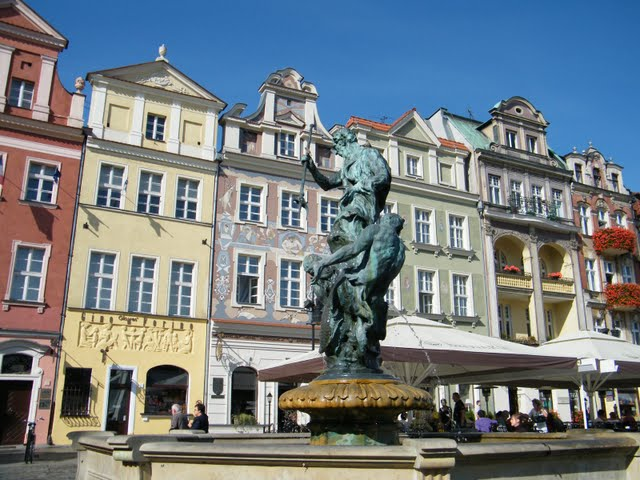
#> input picture postcards/rynek.png, 640 x 480 px, found by its file name
$ python poznan.py
#> lines starting #> are read from the running program, lines starting #| are printed output that depends on the picture

from PIL import Image
from PIL import ImageDraw, ImageFont

market = Image.open('pillow/rynek.png')
#> market is the input picture: PIL image 640x480 RGB; mean R, G, B 116.2, 125.2, 130.4
cathedral = Image.open('pillow/katedra.png')
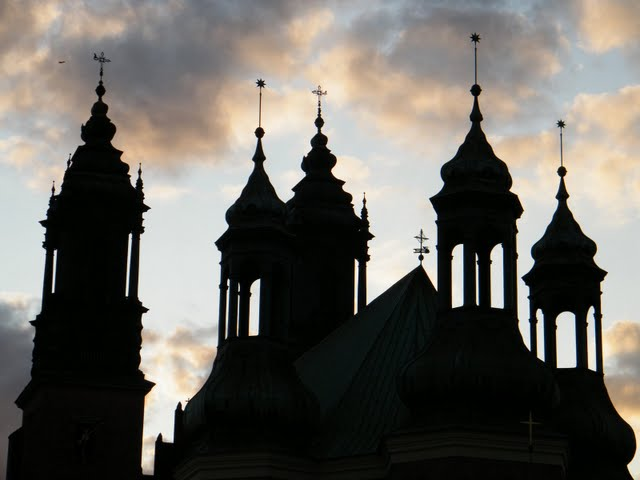
#> input picture postcards/katedra.png, 640 x 480 px, found by its file name
#> cathedral is the input picture: PIL image 640x480 RGB; mean R, G, B 104.3, 101.5, 95.8
hotel = Image.open('pillow/hotel.png')
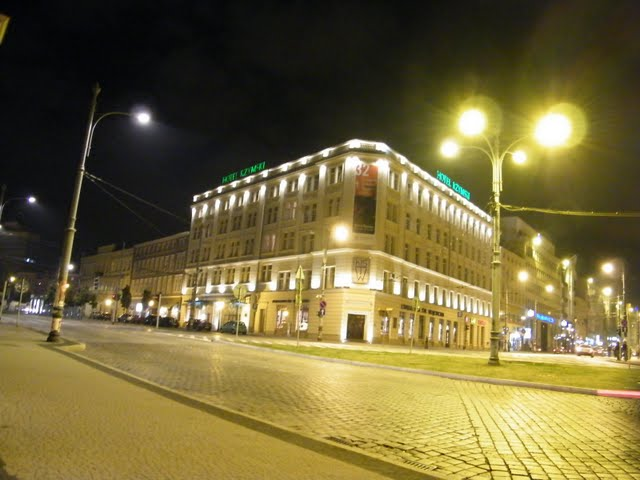
#> input picture postcards/hotel.png, 640 x 480 px, found by its file name
#> hotel is the input picture: PIL image 640x480 RGB; mean R, G, B 115, 103.1, 58.2
bridge = Image.open('pillow/most.png')
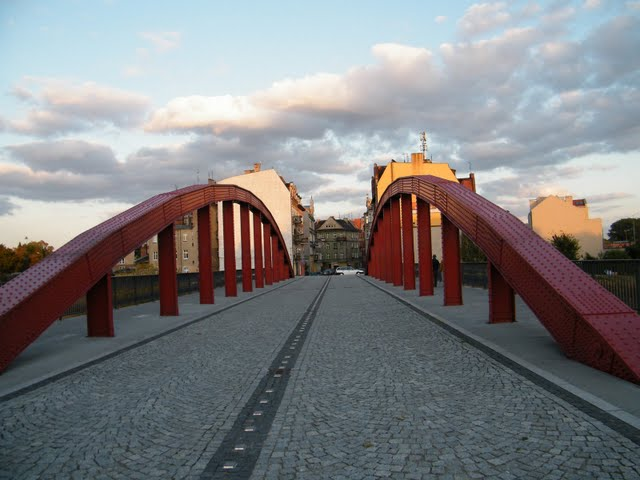
#> input picture postcards/most.png, 640 x 480 px, found by its file name
#> bridge is the input picture: PIL image 640x480 RGB; mean R, G, B 127.6, 127.7, 129.7

poznan = Image.new('RGB', (1280, 960), 'white')
#> poznan: PIL image 1280x960 RGB; every value is 255

poznan.paste(market, (0, 0))
poznan.paste(cathedral, (640, 0))
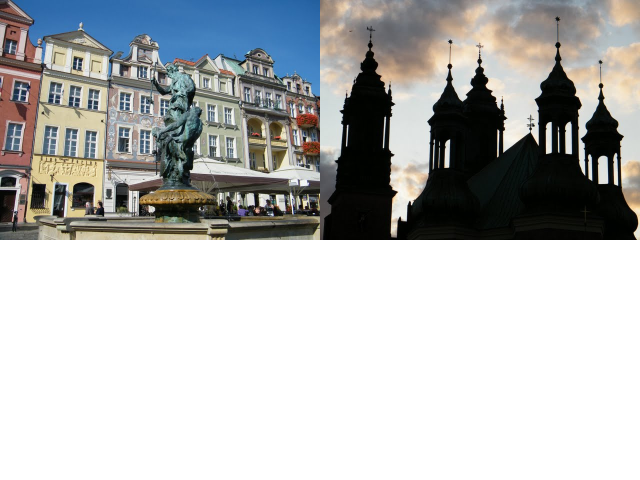
#> poznan: PIL image 1280x960 RGB (shown at 1/2 size); mean R, G, B 182.6, 184.2, 184
poznan.paste(hotel, (0, 480))
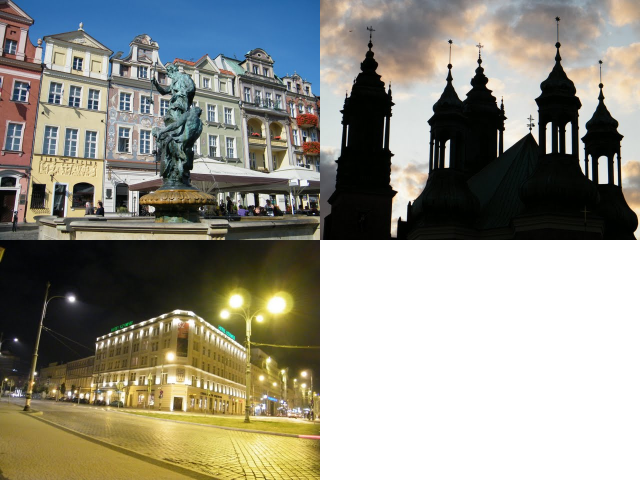
#> poznan: PIL image 1280x960 RGB (shown at 1/2 size); mean R, G, B 147.6, 146.2, 134.8
poznan.paste(bridge, (640, 480))
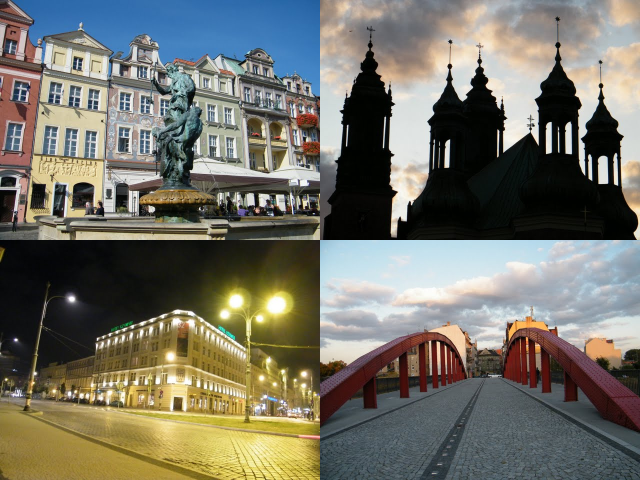
#> poznan: PIL image 1280x960 RGB (shown at 1/2 size); mean R, G, B 115.8, 114.4, 103.5

d = ImageDraw.Draw(poznan)
d.rectangle((0, 450, 1280, 510), 'blue')

arial = ImageFont.truetype('pillow/arial.ttf', 40)
d.text((450, 460), 'Welcome to Poznan', fill=('white'), font=arial)

poznan.save('poznan.png')
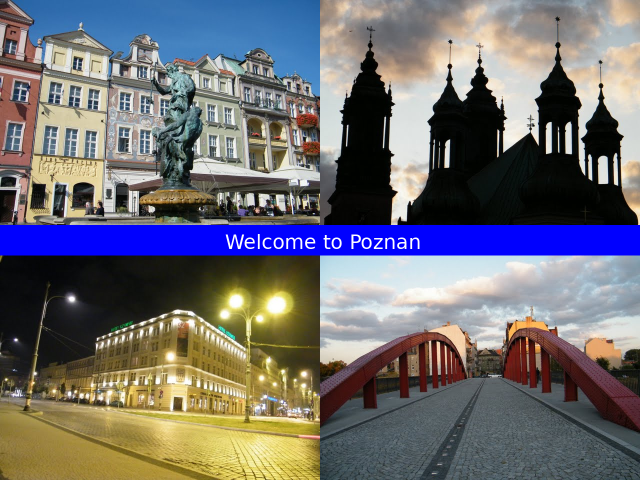
#> saved as poznan.png: PIL image 1280x960 RGB (shown at 1/2 size); mean R, G, B 111.1, 109.2, 114.1
